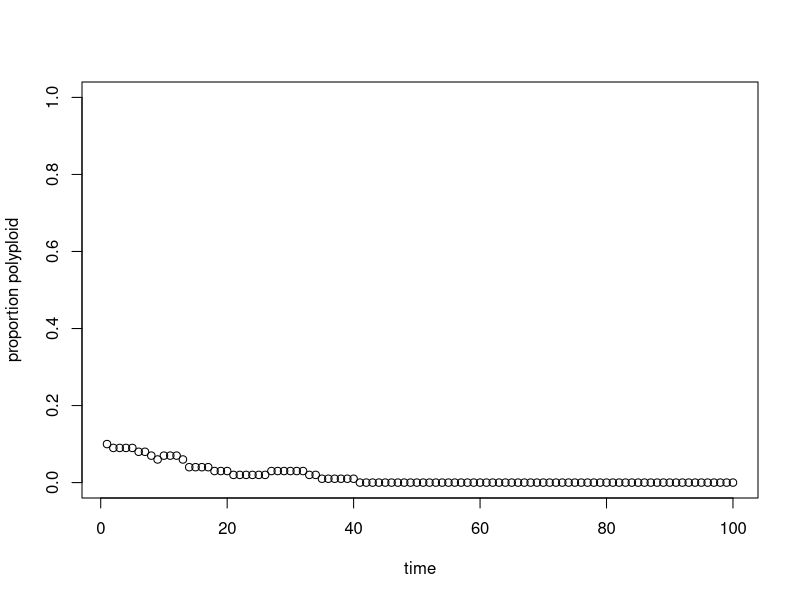

Write R code to recreate this figure.

#' @title Minority_cyto_model()
#' 
#' @description Agent-based model of polyploid assessment
#' 
#' @details For model details, see the 'Project_documentation.Rmd' folder in the repository
#' 
#' @author James G. Hagan (james_hagan(at)outlook.com)
#' 
#' Session information
#' R version 4.1.2 (2021-11-01)
#' Platform: x86_64-w64-mingw32/x64 (64-bit)
#' Running under: Windows 10 x64 (build 19043)
#' Matrix products: default
#' 
#' attached base packages: stats, graphics, grDevices, utils, datasets, methods, base
#' other attached packages: ggplot2_3.3.5, dplyr_1.0.7 
#' 
#' @param ts - number of timesteps to simulate
#' @param sites - number of patches to model (each patch is occupied by one individual plant)
#' @param P_D - probability of diploidy i.e. probability of each patch being occupied by a diploid
#' @param X_pol - probability of pollination i.e. probability of each plant getting pollinated
#' @param pol_eff - pollinator efficiency i.e. if a plant is pollinated, how much of the realised seed set does it result in 
#' @param self - rate of selfing i.e. the proportion of the realised set that a plant can set via selfing 
#' @param seedP - seed production potential of polyploids (i.e. fitness)
#' @param seedD - seed production potential of diploids (i.e. fitness)
#' @param fit_ran - whether to randomise the fitness value of the polyploid (TRUE or FALSE)
#' @param fit_ran.m - mean deviation of the polyploid fitness from the seedD parameter (Normal distribution)
#' @param fit_ran.sd - standard deviation of the deviation of the polyploid fitness from the seedD parameter (Normal distribution)
#' @param death_prop - the probability of a plant dying at each time step and being replaced from produced seed
#' @param plot - TRUE/FALSE to plot the proportion of polyploids through time 
#' 
#' @return data.frame with two columns: time-step and proportion of polyploids
#' 

Minority_cyto_model <- function(ts = 100, sites = 100, P_D = 0.9, X_pol = 0.5,
                                pol_eff = 0.80, self = 0.5, 
                                seedP = 5, seedD = 5, 
                                fit_ran = TRUE,
                                fit_ran.m = 0.5, 
                                fit_ran.sd = 2.5, death_prop = 0.10,
                                plot = TRUE) {
  
  
  # if fit_ran is true then we add a random deviation
  if(fit_ran) {
    seedPx <- round(seedD + rnorm(n = 1, mean = fit_ran.m, sd = fit_ran.sd), 0)
    seedPx <- ifelse(seedPx < 1, 1, seedPx)
  } else {seedPx <- seedP}
  
  # set the output list
  output <- vector("list", length = ts)
  
  # draw a vector of polyploid or diploid individuals
  v <- c( rep("D", round(sites*P_D, 0)), rep("P", sites - round(sites*P_D, 0)) )
  
  # randomise the vector
  output[[1]] <- v[sample(1:length(v), length(v), replace = FALSE)]
  
  # get vector for proportion of outcrossed seeds
  o.seeds <- vector(length = length(ts-1))
  o.seeds[1] <- 0
  
  # loop over temporally
  for (i in 2:ts) {
    
    # set the output i-1 to m to run the simulation
    m <- output[[i-1]]
    
    # choose randomly selected individuals to get pollinated
    m.p <- sample(1:length(m), size = floor(length(m)*X_pol), replace = FALSE )
    
    n <- 
      sapply(m.p, function(x) {
        
        # sample an individual randomly that is not itself
        sample(m[-x], size = 1, replace = FALSE)
        
      })
    
    # get the seed pool for the next time-step from outcrossing
    oc_tn <- 
      mapply(function(x, y) {
        
        # which is the starting number
        if (x == "D") {
          u <- seedD
        } else {u <- seedPx}
        
        # if the cytotypes are different, then assign TRIP to pol_eff
        if (x != y) {
          TRIP <- round(u*pol_eff, 0)
          a <- round(u*self, 0)
          o.a <- 0
          assign(x = x, value = ifelse( (a + TRIP) > u, (u - TRIP), a ) )
        }
        
        # if the cytotype is equal to the randomly drawn pollinator
        # triploids are zero and the seed-set
        if (x == y) {
          TRIP <- 0
          a <- round(u*self, 0)
          o.a <- round(pol_eff*u, 0)
          assign(x = x, value = ifelse( (o.a + a) > u, u, (o.a + a) ) )
        }
        
        # assign the other cytotype zero
        b <- c("D", "P")
        assign(x = b[b != x], 0)
        
        # create an object to output
        out <- rep( c("T", "D", "P"), c(TRIP, D, P))
        
        # add an attribute to the object
        attr(out, "o.seeds") <- o.a
        
        # create a pool of seeds
        return(out)
        
      },  m[m.p], n, SIMPLIFY = FALSE, USE.NAMES = FALSE)
    
    # get the number of non-triploid seeds that are outcrossed
    o.seedsx <- sum(unlist( lapply(oc_tn, function(z) { attr(z, "o.seeds") }) ))
    
    # convert the oc_tn list into a vector
    oc_tn <- unlist(oc_tn)
    
    # get rid of the triploids
    oc_tn <- oc_tn[oc_tn != "T"]
    
    # get the seed pool from selfing
    self_tn <- 
      lapply(m[-m.p], function(x) {
        
        S <- 
          if (x == "D") {
            round(seedD*self, 0)
          } else {round(seedPx*self,0) }
        
        return(rep(x, S))
        
      })
    
    # convert self_tn into a vector
    self_tn <- unlist(self_tn)
    
    # get rid of the triploids
    self_tn <- self_tn[self_tn != "T"]
    
    # combine the seed sets
    disp <- c(oc_tn, self_tn)
    
    # calculate the proportion of seeds due to outcrossing
    o.seeds[i] <- o.seedsx/length(disp)
    
    # implement death and recolonisation from the seed pool
    death <- round(death_prop*length(m), 0)
    
    death_id <- sample(1:length(m), size = death, replace = FALSE)
    m_tn <- m
    m_tn[death_id] <- sample(disp, death, replace = TRUE)
    
    # write the output into the output list
    output[[i]] <- m_tn
    
  }
  
  # plot the proportion of polyploids through time
  if (plot) {
    plot(1:ts, lapply(output, function(x) sum(x == "P")/length(x)),
         ylim = c(0, 1), xlab = "time", ylab = "proportion polyploid")
  }
  
  # summarise the output
  dfx <- data.frame(time = 1:ts)
  
  # add the proportion of outcrossing seeds
  print(o.seeds)
  dfx$o.seeds <- o.seeds
  
  # add proportion of polyploids through time
  dfx$prop_P <- unlist(lapply(output, function(y) sum(y == "P")/length(y)))
  
  # return the output
  return(dfx)
  
}

# test the model
Minority_cyto_model(ts = 100, sites = 100, P_D = 0.9, X_pol = 0.9,
                    pol_eff = 0.8, self = 0.5, 
                    seedP = NA, seedD = 5, 
                    fit_ran = TRUE, fit_ran.m = 0, fit_ran.sd = 2.5,
                    death_prop = 0.10,
                    plot = TRUE) 

### END
